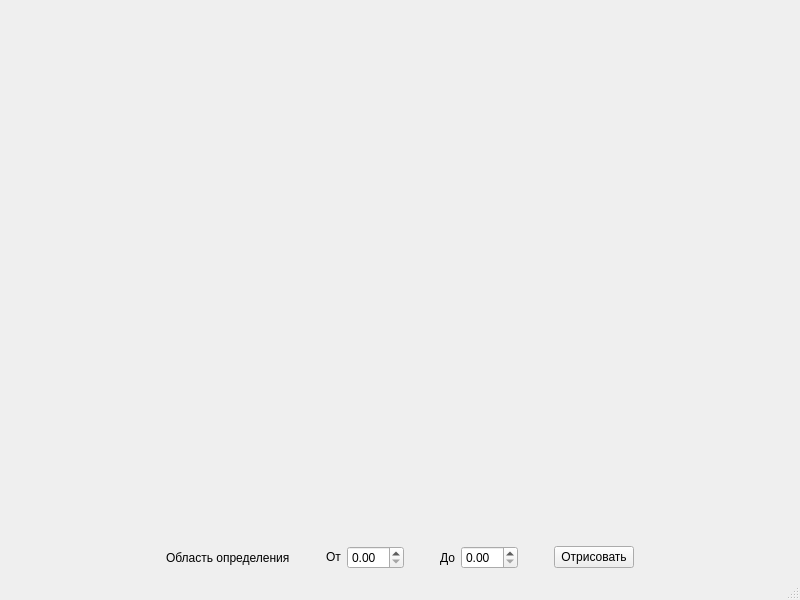
<?xml version="1.0" encoding="UTF-8"?>
<ui version="4.0">
 <class>MainWindow</class>
 <widget class="QMainWindow" name="MainWindow">
  <property name="geometry">
   <rect>
    <x>0</x>
    <y>0</y>
    <width>800</width>
    <height>600</height>
   </rect>
  </property>
  <property name="sizePolicy">
   <sizepolicy hsizetype="Preferred" vsizetype="Preferred">
    <horstretch>0</horstretch>
    <verstretch>0</verstretch>
   </sizepolicy>
  </property>
  <property name="windowTitle">
   <string>MainWindow</string>
  </property>
  <widget class="QWidget" name="centralwidget">
   <layout class="QVBoxLayout" name="verticalLayout_2">
    <item>
     <spacer name="verticalSpacer_2">
      <property name="orientation">
       <enum>Qt::Vertical</enum>
      </property>
      <property name="sizeType">
       <enum>QSizePolicy::Fixed</enum>
      </property>
      <property name="sizeHint" stdset="0">
       <size>
        <width>20</width>
        <height>20</height>
       </size>
      </property>
     </spacer>
    </item>
    <item>
     <layout class="QHBoxLayout" name="horizontalLayout_2">
      <item>
       <spacer name="horizontalSpacer_5">
        <property name="orientation">
         <enum>Qt::Horizontal</enum>
        </property>
        <property name="sizeType">
         <enum>QSizePolicy::Fixed</enum>
        </property>
        <property name="sizeHint" stdset="0">
         <size>
          <width>41</width>
          <height>20</height>
         </size>
        </property>
       </spacer>
      </item>
      <item>
       <widget class="PlotWidget" name="plotWidget" native="true">
        <property name="minimumSize">
         <size>
          <width>500</width>
          <height>400</height>
         </size>
        </property>
       </widget>
      </item>
      <item>
       <spacer name="horizontalSpacer_4">
        <property name="orientation">
         <enum>Qt::Horizontal</enum>
        </property>
        <property name="sizeType">
         <enum>QSizePolicy::Fixed</enum>
        </property>
        <property name="sizeHint" stdset="0">
         <size>
          <width>41</width>
          <height>20</height>
         </size>
        </property>
       </spacer>
      </item>
     </layout>
    </item>
    <item>
     <layout class="QVBoxLayout" name="verticalLayout">
      <item>
       <spacer name="verticalSpacer">
        <property name="orientation">
         <enum>Qt::Vertical</enum>
        </property>
        <property name="sizeType">
         <enum>QSizePolicy::Fixed</enum>
        </property>
        <property name="sizeHint" stdset="0">
         <size>
          <width>20</width>
          <height>100</height>
         </size>
        </property>
       </spacer>
      </item>
      <item>
       <layout class="QHBoxLayout" name="horizontalLayout">
        <item>
         <spacer name="horizontalSpacer_6">
          <property name="orientation">
           <enum>Qt::Horizontal</enum>
          </property>
          <property name="sizeHint" stdset="0">
           <size>
            <width>40</width>
            <height>20</height>
           </size>
          </property>
         </spacer>
        </item>
        <item>
         <widget class="QLabel" name="label">
          <property name="text">
           <string>Область определения</string>
          </property>
         </widget>
        </item>
        <item>
         <spacer name="horizontalSpacer_3">
          <property name="orientation">
           <enum>Qt::Horizontal</enum>
          </property>
          <property name="sizeType">
           <enum>QSizePolicy::Fixed</enum>
          </property>
          <property name="sizeHint" stdset="0">
           <size>
            <width>30</width>
            <height>20</height>
           </size>
          </property>
         </spacer>
        </item>
        <item>
         <layout class="QFormLayout" name="formLayout_2">
          <item row="0" column="0">
           <widget class="QLabel" name="label_2">
            <property name="sizePolicy">
             <sizepolicy hsizetype="Preferred" vsizetype="Preferred">
              <horstretch>0</horstretch>
              <verstretch>0</verstretch>
             </sizepolicy>
            </property>
            <property name="maximumSize">
             <size>
              <width>16777215</width>
              <height>22</height>
             </size>
            </property>
            <property name="text">
             <string>От</string>
            </property>
           </widget>
          </item>
          <item row="0" column="1">
           <widget class="QDoubleSpinBox" name="xMinBox">
            <property name="sizePolicy">
             <sizepolicy hsizetype="Minimum" vsizetype="Preferred">
              <horstretch>0</horstretch>
              <verstretch>0</verstretch>
             </sizepolicy>
            </property>
           </widget>
          </item>
         </layout>
        </item>
        <item>
         <spacer name="horizontalSpacer">
          <property name="orientation">
           <enum>Qt::Horizontal</enum>
          </property>
          <property name="sizeType">
           <enum>QSizePolicy::Fixed</enum>
          </property>
          <property name="sizeHint" stdset="0">
           <size>
            <width>30</width>
            <height>20</height>
           </size>
          </property>
         </spacer>
        </item>
        <item>
         <layout class="QFormLayout" name="formLayout_3">
          <item row="0" column="0">
           <widget class="QLabel" name="label_3">
            <property name="sizePolicy">
             <sizepolicy hsizetype="Preferred" vsizetype="Preferred">
              <horstretch>0</horstretch>
              <verstretch>0</verstretch>
             </sizepolicy>
            </property>
            <property name="text">
             <string>До</string>
            </property>
           </widget>
          </item>
          <item row="0" column="1">
           <widget class="QDoubleSpinBox" name="xMaxBox">
            <property name="sizePolicy">
             <sizepolicy hsizetype="Minimum" vsizetype="Preferred">
              <horstretch>0</horstretch>
              <verstretch>0</verstretch>
             </sizepolicy>
            </property>
           </widget>
          </item>
         </layout>
        </item>
        <item>
         <spacer name="horizontalSpacer_2">
          <property name="orientation">
           <enum>Qt::Horizontal</enum>
          </property>
          <property name="sizeType">
           <enum>QSizePolicy::Fixed</enum>
          </property>
          <property name="sizeHint" stdset="0">
           <size>
            <width>30</width>
            <height>20</height>
           </size>
          </property>
         </spacer>
        </item>
        <item>
         <widget class="QPushButton" name="drawBtn">
          <property name="text">
           <string>Отрисовать</string>
          </property>
         </widget>
        </item>
        <item>
         <spacer name="horizontalSpacer_7">
          <property name="orientation">
           <enum>Qt::Horizontal</enum>
          </property>
          <property name="sizeHint" stdset="0">
           <size>
            <width>40</width>
            <height>20</height>
           </size>
          </property>
         </spacer>
        </item>
       </layout>
      </item>
     </layout>
    </item>
   </layout>
  </widget>
  <widget class="QStatusBar" name="statusbar"/>
 </widget>
 <customwidgets>
  <customwidget>
   <class>PlotWidget</class>
   <extends>QWidget</extends>
   <header>plotwidget.h</header>
   <container>1</container>
  </customwidget>
 </customwidgets>
 <resources/>
 <connections/>
</ui>
